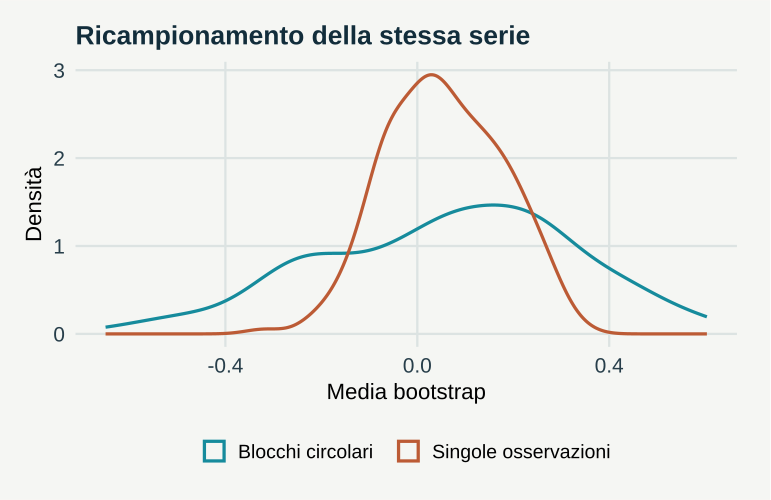

Reproduce this figure in R.
# GeoStat Lab — funzioni comuni. R >= 4.3; ggplot2 >= 3.4; jsonlite.
suppressPackageStartupMessages(library(ggplot2))
col_geo <- c('#168B9C','#BC5B35','#7054A4','#A17B19','#227864','#64748B')
theme_set(theme_minimal(base_size=17, base_family='sans') + theme(
  plot.background=element_rect(fill='#F5F6F3',colour=NA),
  panel.background=element_rect(fill='#F5F6F3',colour=NA),
  panel.grid.minor=element_blank(),panel.grid.major=element_line(colour='#DCE3E2'),
  plot.title=element_text(size=19,face='bold',colour='#122D3B'),
  plot.subtitle=element_text(size=13,colour='#405560',margin=margin(b=12)),
  axis.text=element_text(size=15,colour='#273E4A'),axis.title=element_text(size=16),
  legend.position='bottom',legend.title=element_blank(),legend.text=element_text(size=14),
  strip.text=element_text(size=15,face='bold'),plot.margin=margin(18,24,18,18)))
metric <- function(...) data.frame(grandezza=names(c(...)),valore=as.character(c(...)),check.names=FALSE)
f <- function(x,d=3) {out<-formatC(x,digits=d,format='fg');out[!is.finite(x)]<-'Non definito';out}
line_plot <- function(d,x='x',y='y',title='',xl=x,yl=y,group=NULL) {
 p<-ggplot(d,aes(x=.data[[x]],y=.data[[y]]))
 if(is.null(group)) p<-p+geom_line(colour=col_geo[1],linewidth=1.05) else p<-p+aes(colour=.data[[group]],group=.data[[group]])+geom_line(linewidth=1)+scale_colour_manual(values=col_geo)
 p+labs(title=title,x=xl,y=yl)
}
point_plot <- function(d,x='x',y='y',title='',xl=x,yl=y,group=NULL) {
 p<-ggplot(d,aes(x=.data[[x]],y=.data[[y]]))
 if(is.null(group))p<-p+geom_point(colour=col_geo[1],size=2.5,alpha=.8) else p<-p+aes(colour=.data[[group]])+geom_point(size=2.7,alpha=.85)+scale_colour_manual(values=col_geo)
 p+labs(title=title,x=xl,y=yl)
}
hist_plot<-function(x,title='',xl='Valore',bins=20)ggplot(data.frame(x=x),aes(x))+geom_histogram(bins=bins,fill=col_geo[1],colour='#F5F6F3')+labs(title=title,x=xl,y='Frequenza')
bar_plot<-function(d,x='gruppo',y='valore',title='',yl='Valore')ggplot(d,aes(x=.data[[x]],y=.data[[y]],fill=.data[[x]]))+geom_col(width=.65)+scale_fill_manual(values=rep(col_geo,length.out=length(unique(d[[x]])) ))+guides(fill='none')+labs(title=title,x=NULL,y=yl)
map_plot<-function(d,z='z',title='',xl='Est [km]',yl='Nord [km]')ggplot(d,aes(x,y,fill=.data[[z]]))+geom_raster()+coord_equal()+scale_fill_gradientn(colours=c('#153F56','#298C9C','#B8CDB2','#F1D889','#AD542F'))+labs(title=title,x=xl,y=yl)
acf_data<-function(x,lag=20){a<-acf(x,lag.max=min(lag,length(x)-1),plot=FALSE);data.frame(x=as.vector(a$lag)[-1],y=as.vector(a$acf)[-1])}
# AR(1), distribuzione marginale stazionaria N(0, 1).
ar_series<-function(n,rho){x<-numeric(n);x[1]<-rnorm(1);for(i in 2:n)x[i]<-rho*x[i-1]+sqrt(1-rho^2)*rnorm(1);x}
# Distanze euclidee in unità metriche già dichiarate; nessuna conversione implicita di CRS.
dist_cross<-function(a,b)sqrt(outer(a[,1],b[,1],'-')^2+outer(a[,2],b[,2],'-')^2)
# Predittore IDW: i punti coincidenti ricevono esattamente il valore osservato.
idw<-function(xy,z,new,power=2){dd<-dist_cross(new,xy);apply(dd,1,function(d)if(any(d<1e-10))mean(z[d<1e-10])else weighted.mean(z,d^(-power)))}
# CART didattico binario: divisioni assiali che minimizzano l'impurità di Gini.
cart_fit<-function(x,y,depth=2,minleaf=4){
 node<-list(p=mean(y),n=length(y));if(depth<1||length(unique(y))<2||length(y)<2*minleaf)return(node)
 best<-Inf
 for(j in seq_len(ncol(x))){v<-sort(unique(x[,j])); if(length(v)<2)next
  for(cut in (head(v,-1)+tail(v,-1))/2){left<-x[,j]<=cut;nl<-sum(left);nr<-sum(!left);if(min(nl,nr)<minleaf)next
   score<-nl*mean(y[left])*(1-mean(y[left]))+nr*mean(y[!left])*(1-mean(y[!left]))
   if(score<best){best<-score;node$j<-j;node$cut<-cut;split<-left}
  }
 }
 if(is.finite(best)){node$left<-cart_fit(x[split,,drop=FALSE],y[split],depth-1,minleaf);node$right<-cart_fit(x[!split,,drop=FALSE],y[!split],depth-1,minleaf)};node
}
cart_predict<-function(tree,x)apply(x,1,function(row){t<-tree;while(!is.null(t$j))t<-if(row[t$j]<=t$cut)t$left else t$right;t$p})

p <- list(length = 8, rho = 0.7, B = 200, seed = 17)
set.seed(p$seed)

x <- ar_series(120, p$rho)

n <- length(x)

L <- p$length

individual <- replicate(p$B, mean(sample(x, replace = TRUE)))

blocks <- replicate(p$B, {
    start <- sample(1:n, ceiling(n/L), replace = TRUE)
    indices <- unlist(lapply(start, function(s) ((s - 1 + 0:(L - 1))%%n) + 1))
    mean(x[indices[1:n]])
})

data <- data.frame(media = c(individual, blocks), metodo = rep(c("Singole osservazioni", 
    "Blocchi circolari"), each = p$B))

plots <- list(ggplot(data, aes(media, colour = metodo)) + geom_density(linewidth = 1.1) + 
    scale_colour_manual(values = col_geo) + labs(title = "Ricampionamento della stessa serie", 
    x = "Media bootstrap", y = "Densità"))

metrics <- metric(`SE osservazioni` = f(sd(individual)), `SE blocchi` = f(sd(blocks)), `Lunghezza del blocco` = L, 
    `Osservazioni originali` = n)
print(metrics,row.names=FALSE)
ggplot2::ggsave('m05-blocchi-A.svg',plots[[1]],device=svglite::svglite,width=7.7,height=5.0,bg='#F8F6F1')
